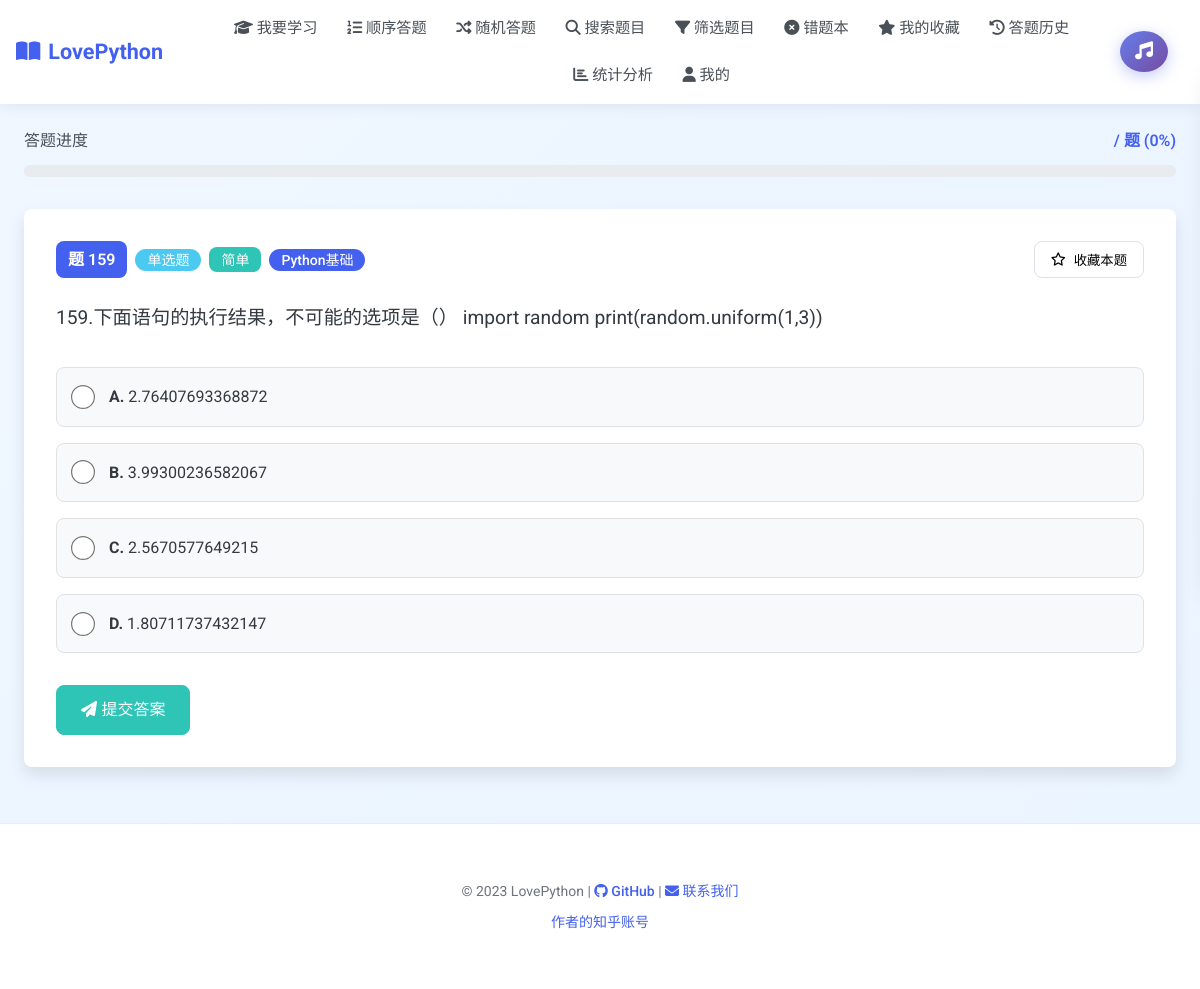
/only_wrong (signed in), run on the app's committed database.
### tables this page shows
CREATE TABLE questions (
        id TEXT PRIMARY KEY,
        stem TEXT NOT NULL,
        answer TEXT NOT NULL,
        difficulty TEXT,
        qtype TEXT,
        category TEXT,
        options TEXT, -- JSON stored options
        created_at DATETIME DEFAULT CURRENT_TIMESTAMP
    );

### app.py (the view)
@app.route('/only_wrong')
@login_required
def only_wrong_mode():
    user_id = get_user_id()
    conn = get_db()
    c = conn.cursor()
    c.execute('SELECT question_id FROM history WHERE user_id=? AND correct=0', (user_id,))
    rows = c.fetchall()
    conn.close()
    wrong_ids = [r['question_id'] for r in rows]
    if not wrong_ids:
        flash("你没有错题或还未答题", "info")
        return redirect(url_for('index'))
    qid = random.choice(wrong_ids)
    q = fetch_question(qid)
    is_fav = is_favorite(user_id, qid)
    return render_template('question.html',
                          question=q,
                          is_favorite=is_fav)

### app.py (called while the page is built)
def get_db():
    conn = sqlite3.connect('database.db')
    conn.row_factory = sqlite3.Row
    return conn

def login_required(f):
    @wraps(f)
    def decorated_function(*args, **kwargs):
        if not is_logged_in():
            flash("请先登录后再访问该页面", "error")
            return redirect(url_for('login', next=request.url))
        return f(*args, **kwargs)
    return decorated_function

def is_logged_in():
    return 'user_id' in session

def get_user_id():
    return session.get('user_id')

def fetch_question(qid):
    conn = get_db()
    c = conn.cursor()
    c.execute('SELECT * FROM questions WHERE id=?', (qid,))
    row = c.fetchone()
    conn.close()
    if row:
        return {
            'id': row['id'],
            'stem': row['stem'],
            'answer': row['answer'],
            'difficulty': row['difficulty'],
            'type': row['qtype'],
            'category': row['category'],
            'options': json.loads(row['options'])
        }
    return None

def is_favorite(user_id, question_id):
    conn = get_db()
    c = conn.cursor()
    c.execute('SELECT 1 FROM favorites WHERE user_id=? AND question_id=?',
              (user_id, question_id))
    is_fav = bool(c.fetchone())
    conn.close()
    return is_fav

### templates/question.html (shortened to what this page needs)
{% extends 'base.html' %}
{% block content %}
{% if answered is not none and total is not none %}
<div class="progress-container">
    <div class="progress-header">
        <span class="progress-title">答题进度</span>
        <span class="progress-value">{{ answered }} / {{ total }} 题 ({{ (answered / total * 100)|round(1) if total else 0 }}%)</span>
    </div>
    <div class="progress-bar-container">
    </div>
</div>
{% endif %}
{% if question %}
<div class="question-container">
    <div class="question-header">
        <div class="question-info">
            <span class="question-number">题 {{ question.id }}</span>
            {% if question.type %}
                <span class="badge badge-info">{{ question.type }}</span>
            {% endif %}
            {% if question.difficulty %}
                <span class="question-difficulty badge {% if question.difficulty == '简单' %}badge-success{% elif question.difficulty == '中等' %}badge-warning{% else %}badge-danger{% endif %}">
                    {{ question.difficulty }}
                </span>
            {% endif %}
            {% if question.category %}
                <span class="badge badge-primary">{{ question.category }}</span>
            {% endif %}
        </div>
        <div class="question-actions-top">
            {% if is_favorite %}
                <form method="post" action="{{ url_for('unfavorite_question', qid=question.id) }}">
                    <button type="submit" class="favorite-btn active">
                        <i class="fas fa-star"></i> 已收藏
                    </button>
                </form>
            {% else %}
                <form method="post" action="{{ url_for('favorite_question', qid=question.id) }}">
                    <button type="submit" class="favorite-btn">
                        <i class="far fa-star"></i> 收藏本题
                    </button>
                </form>
            {% endif %}
        </div>
    </div>
    <div class="question-stem">{{ question.stem }}</div>
    <form method="post" action="{{ url_for('show_question', qid=question.id) }}" class="question-form">
        <ul class="options-list">
            {% for opt_key, opt_val in question.options.items() %}
                {% set checked = user_answer is defined and (opt_key in user_answer) %}
                {% set is_correct_option = opt_key in question.answer %}
                <li class="option-item">
                    <label class="option-label ">
                        {% if question.type == '单选题' %}
                            <input type="radio"
                                   class="option-checkbox"
                                   name="answer"
                                   value="{{ opt_key }}"
                                   required>
                        {% endif %}
                        <span class="option-text"><strong>{{ opt_key }}.</strong> {{ opt_val }}</span>
                    </label>
                </li>
            {% endfor %}
        </ul>
        <div class="question-actions">
            {% if not result_msg %}
                <div class="btn-group">
                    <button type="submit" class="btn btn-success">
                        <i class="fas fa-paper-plane"></i> 提交答案
                    </button>
                </div>
            {% endif %}
        </div>
    </form>
</div>
{% endif %}
{% endblock %}

### templates/base.html (style rules this page uses)
body { position: relative; min-height: 100vh; }

### templates/question.html (style rules this page uses)
.question-info { display: flex; align-items: center; flex-wrap: wrap; gap: 0.5rem; }
.btn-group { display: flex; gap: 0.5rem; flex-wrap: wrap; }

### data on the page
questions: id "159", type "单选题", difficulty "简单", category "Python基础", stem "159.下面语句的执行结果，不可能的选项是（） import random print(random.uniform(1,3))"

### other printed values
{{ (answered / total * 100)|round(1) if total else 0 }} "0"
{{ opt_key }} "A" "B" "C" "D"
{{ opt_val }} "2.76407693368872" "3.99300236582067" "2.5670577649215" "1.80711737432147"
{{ current_year|default(2023) }} "2023"
